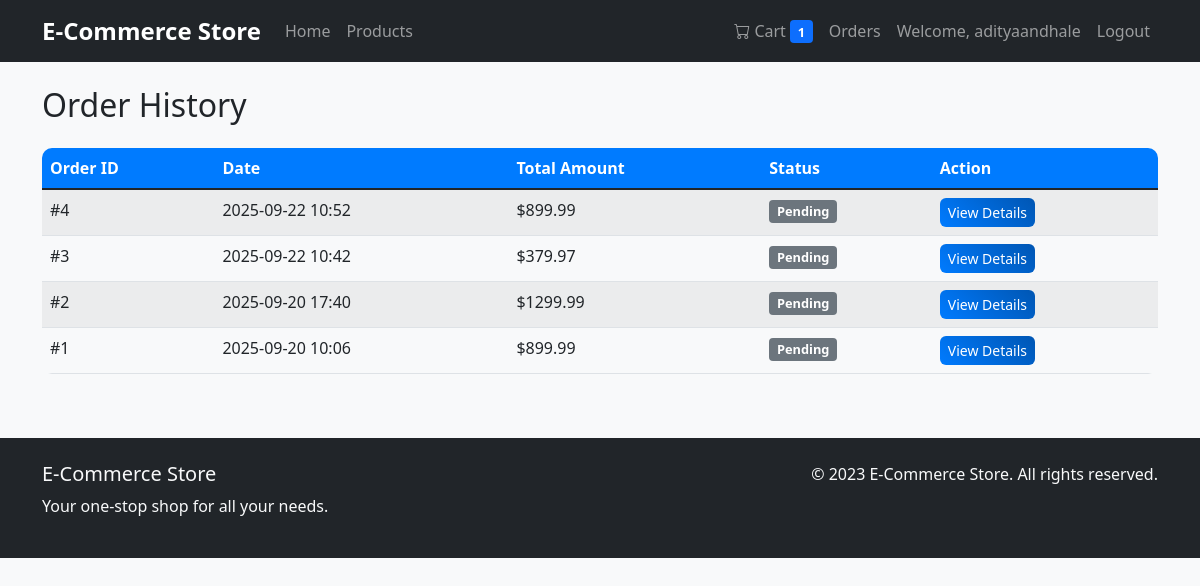
The app's page /orders/history (signed in) with its own data.
### models/user.py (models this page shows, shortened)
class User(UserMixin, db.Model):
    id = db.Column(db.Integer, primary_key=True)
    username = db.Column(db.String(80), unique=True, nullable=False)
    email = db.Column(db.String(120), unique=True, nullable=False)
    password_hash = db.Column(db.String(128), nullable=False)
    is_admin = db.Column(db.Boolean, default=False)
    orders = db.relationship('Order', backref='user', lazy=True)
    cart_items = db.relationship('CartItem', backref='user', lazy=True)

### models/order.py (models this page shows, shortened)
class Order(db.Model):
    id = db.Column(db.Integer, primary_key=True)
    user_id = db.Column(db.Integer, db.ForeignKey('user.id'), nullable=False)
    total_amount = db.Column(db.Float, nullable=False)
    status = db.Column(db.String(20), default='Pending')
    created_at = db.Column(db.DateTime, default=datetime.utcnow)
    order_items = db.relationship('OrderItem', backref='order', lazy=True)

### routes/order.py (the view)
@order_bp.route('/history')
@login_required
def order_history():
    orders = Order.query.filter_by(user_id=current_user.id).order_by(Order.created_at.desc()).all()
    return render_template('order/history.html', orders=orders)

### extensions.py (called while the page is built)
@login_manager.user_loader
def load_user(user_id):
    from models.user import User
    return User.query.get(int(user_id))

### templates/order/history.html (shortened to what this page needs)
{% extends "base.html" %}
{% block content %}
<h2 class="mb-4">Order History</h2>
{% if orders %}
<div class="table-responsive">
    <table class="table table-striped">
        <thead>
            <tr>
                <th>Order ID</th>
                <th>Date</th>
                <th>Total Amount</th>
                <th>Status</th>
                <th>Action</th>
            </tr>
        </thead>
        <tbody>
            {% for order in orders %}
            <tr>
                <td>#{{ order.id }}</td>
                <td>{{ order.created_at.strftime('%Y-%m-%d %H:%M') }}</td>
                <td>${{ "%.2f"|format(order.total_amount) }}</td>
                <td>
                    <span class="badge bg-{% if order.status == 'Completed' %}success{% elif order.status == 'Processing' %}warning{% else %}secondary{% endif %}">
                        {{ order.status }}
                    </span>
                </td>
                <td>
                    <a href="{{ url_for('order.order_detail', order_id=order.id) }}" class="btn btn-sm btn-primary">View Details</a>
                </td>
            </tr>
            {% endfor %}
        </tbody>
    </table>
</div>
{% endif %}
{% endblock %}

### templates/base.html (shortened to what this page needs)
<!DOCTYPE html>
<html lang="en">
<head>
    <link href="https://cdn.jsdelivr.net/npm/bootstrap@5.1.3/dist/css/bootstrap.min.css" rel="stylesheet">
    <link rel="stylesheet" href="https://cdn.jsdelivr.net/npm/bootstrap-icons@1.10.0/font/bootstrap-icons.css">
    <link rel="stylesheet" href="{{ url_for('static', filename='css/style.css') }}">
</head>
<body>
    <nav class="navbar navbar-expand-lg navbar-dark bg-dark">
        <div class="container">
            <a class="navbar-brand" href="{{ url_for('index') }}">E-Commerce Store</a>
            <div class="collapse navbar-collapse" id="navbarNav">
                <ul class="navbar-nav me-auto">
                    <li class="nav-item">
                        <a class="nav-link" href="{{ url_for('index') }}">Home</a>
                    </li>
                    <li class="nav-item">
                        <a class="nav-link" href="{{ url_for('product.product_list') }}">Products</a>
                    </li>
                </ul>
                <ul class="navbar-nav">
                    {% if current_user.is_authenticated %}
                    <li class="nav-item">
                        <a class="nav-link" href="{{ url_for('cart.view_cart') }}">
                            <i class="bi bi-cart"></i> Cart
                            {% if cart_count > 0 %}
                            <span class="badge bg-primary">{{ cart_count }}</span>
                            {% endif %}
                        </a>
                    </li>
                    <li class="nav-item">
                        <a class="nav-link" href="{{ url_for('order.order_history') }}">Orders</a>
                    </li>
                    <li class="nav-item">
                        <a class="nav-link" href="#">Welcome, {{ current_user.username }}</a>
                    </li>
                    <li class="nav-item">
                        <a class="nav-link" href="{{ url_for('auth.logout') }}">Logout</a>
                    </li>
                    {% endif %}
                </ul>
            </div>
        </div>
    </nav>
    <main class="container mt-4">
        {% block content %}{% endblock %}
    </main>
    <footer class="bg-dark text-light mt-5 py-4">
        <div class="container">
            <div class="row">
                <div class="col-md-6">
                    <h5>E-Commerce Store</h5>
                    <p>Your one-stop shop for all your needs.</p>
                </div>
                <div class="col-md-6 text-end">
                    <p>&copy; 2023 E-Commerce Store. All rights reserved.</p>
                </div>
            </div>
        </div>
    </footer>
</body>
</html>

### static/css/style.css (style rules this page uses)
:root { --primary-color: #007bff; --secondary-color: #6c757d; --success-color: #28a745; --danger-color: #dc3545; --warning-color: #ffc107; --info-color: #17a2b8; --light-color: #f8f9fa; --dark-color: #343a40; }
body { font-family: 'Segoe UI', Tahoma, Geneva, Verdana, sans-serif; background-color: #f8f9fa; }
.navbar-brand { font-weight: bold; font-size: 1.5rem; }
.navbar-nav .nav-link { font-weight: 500; transition: color 0.3s ease; }
.btn { border-radius: 6px; font-weight: 500; transition: all 0.3s ease; }
.btn-primary { background: linear-gradient(45deg, var(--primary-color), #0056b3); border: none; }
.table { border-radius: 10px; overflow: hidden; }
.table th { background-color: var(--primary-color); color: white; font-weight: 600; }
.badge { font-size: 0.8em; padding: 0.4em 0.6em; }
footer { margin-top: auto; }

### records on screen
User: username "adityaandhale"
Order: id "4", created_at "2025-09-22 10:52", total_amount "899.99", status "Pending"
Order: id "3", created_at "2025-09-22 10:42", total_amount "379.97", status "Pending"
Order: id "2", created_at "2025-09-20 17:40", total_amount "1299.99", status "Pending"
Order: id "1", created_at "2025-09-20 10:06", total_amount "899.99", status "Pending"

### other values on screen
{{ cart_count }} "1"
